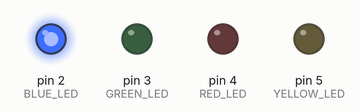
The sketch below on a simulated Arduino Uno, built with avr-gcc and run on an emulated ATmega328P. On the bench: output pins drawn as LEDs (lit = HIGH).

Above: at 0.7 s.
At 2.2 s:
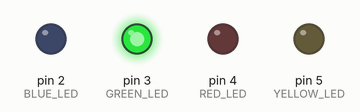
At 3.7 s:
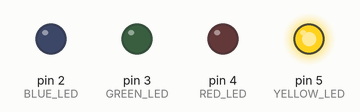
At 5.2 s:
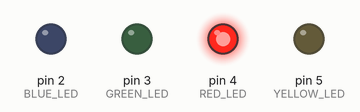
Timing chart, 0 to 7.8 s (numbered marks = the images above):
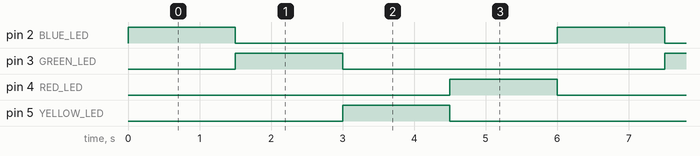

The sketch:

sketch_jun23c_Walking_LED.ino
```cpp
#define RED_LED 4
#define YELLOW_LED 5
#define GREEN_LED 3
#define BLUE_LED 2

void setup() {
  // put your setup code here, to run once:
  pinMode(RED_LED,OUTPUT);
  pinMode(YELLOW_LED,OUTPUT);
  pinMode(GREEN_LED,OUTPUT);
  pinMode(BLUE_LED,OUTPUT);

}

void loop() {
  // put your main code here, to run repeatedly:

  digitalWrite(RED_LED,LOW);
  digitalWrite(YELLOW_LED,LOW);
  digitalWrite(GREEN_LED,LOW);
  digitalWrite(BLUE_LED,HIGH);

  delay(1500);

  digitalWrite(RED_LED,LOW);
  digitalWrite(YELLOW_LED,LOW);
  digitalWrite(GREEN_LED,HIGH);
  digitalWrite(BLUE_LED,LOW);

  delay(1500);

  digitalWrite(RED_LED,LOW);
  digitalWrite(YELLOW_LED,HIGH);
  digitalWrite(GREEN_LED,LOW);
  digitalWrite(BLUE_LED,LOW);

  delay(1500);

  digitalWrite(RED_LED,HIGH);
  digitalWrite(YELLOW_LED,LOW);
  digitalWrite(GREEN_LED,LOW);
  digitalWrite(BLUE_LED,LOW);

  delay(1500);
}
```

Measured:
- by itself, pin 2 (BLUE_LED), pin 3 (GREEN_LED), pin 4 (RED_LED), pin 5 (YELLOW_LED): alternates HIGH for 1.5 s and LOW for 4.5 s
- by itself, everything shown: repeats every 6.0 s, in 4 steps
